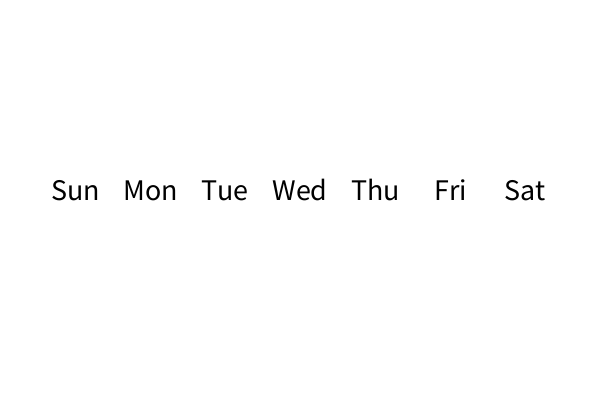
Frame 1 (no input)
Frame 60 (the mouse pressed at the canvas centre just before this capture): identical to frame 1, image omitted
Frame 120 (the mouse held since frame 60 and released just before this capture): identical to frame 1, image omitted

The Processing sketch that drew this single still picture (run headless with seeded random() and noise(); from frame 60 on, the mouse is pressed at the canvas centre):

// Processing sketch: Sample1
// ── Sample1.pde
void setup() {
    size(600, 400);
}
void draw() {
  String[] weeks = {"Sun", "Mon", "Tue", "Wed", "Thu", "Fri", "Sat"};
  background(255);
  for (int i=0; i<weeks.length; i++) {
    fill(0);
    textSize(30);
    textAlign(CENTER);
    text(weeks[i], 75+i*75, 200);
  }
}
